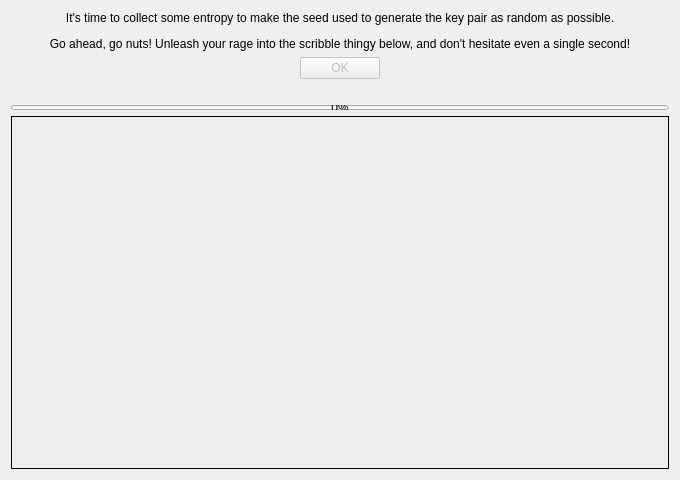
<?xml version="1.0" encoding="UTF-8"?>
<ui version="4.0">
 <class>EntropyDialog</class>
 <widget class="QDialog" name="EntropyDialog">
  <property name="geometry">
   <rect>
    <x>0</x>
    <y>0</y>
    <width>680</width>
    <height>480</height>
   </rect>
  </property>
  <property name="minimumSize">
   <size>
    <width>680</width>
    <height>480</height>
   </size>
  </property>
  <property name="maximumSize">
   <size>
    <width>680</width>
    <height>480</height>
   </size>
  </property>
  <property name="windowTitle">
   <string>Entropy collector</string>
  </property>
  <property name="modal">
   <bool>true</bool>
  </property>
  <layout class="QVBoxLayout" name="verticalLayout_2">
   <item>
    <widget class="QLabel" name="labelEntropyDialogDesc">
     <property name="sizePolicy">
      <sizepolicy hsizetype="Minimum" vsizetype="Minimum">
       <horstretch>0</horstretch>
       <verstretch>0</verstretch>
      </sizepolicy>
     </property>
     <property name="maximumSize">
      <size>
       <width>16777215</width>
       <height>64</height>
      </size>
     </property>
     <property name="text">
      <string>&lt;html&gt;&lt;head/&gt;&lt;body&gt;&lt;p&gt;It's time to collect some entropy to make the seed used to generate the key pair as random as possible.&lt;/p&gt;&lt;p&gt;Go ahead, go nuts! Unleash your rage into the scribble thingy below, and don't hesitate even a single second!&lt;/p&gt;&lt;/body&gt;&lt;/html&gt;</string>
     </property>
     <property name="alignment">
      <set>Qt::AlignCenter</set>
     </property>
     <property name="wordWrap">
      <bool>true</bool>
     </property>
    </widget>
   </item>
   <item>
    <widget class="QDialogButtonBox" name="buttonBox">
     <property name="enabled">
      <bool>false</bool>
     </property>
     <property name="orientation">
      <enum>Qt::Horizontal</enum>
     </property>
     <property name="standardButtons">
      <set>QDialogButtonBox::Ok</set>
     </property>
     <property name="centerButtons">
      <bool>true</bool>
     </property>
    </widget>
   </item>
   <item>
    <spacer name="verticalSpacer">
     <property name="orientation">
      <enum>Qt::Vertical</enum>
     </property>
     <property name="sizeType">
      <enum>QSizePolicy::Fixed</enum>
     </property>
     <property name="sizeHint" stdset="0">
      <size>
       <width>20</width>
       <height>20</height>
      </size>
     </property>
    </spacer>
   </item>
   <item>
    <widget class="QProgressBar" name="progressBar">
     <property name="maximumSize">
      <size>
       <width>16777215</width>
       <height>5</height>
      </size>
     </property>
     <property name="maximum">
      <number>4096</number>
     </property>
     <property name="value">
      <number>0</number>
     </property>
    </widget>
   </item>
   <item>
    <widget class="QFrame" name="frame">
     <property name="sizePolicy">
      <sizepolicy hsizetype="Expanding" vsizetype="Expanding">
       <horstretch>0</horstretch>
       <verstretch>0</verstretch>
      </sizepolicy>
     </property>
     <property name="frameShape">
      <enum>QFrame::Box</enum>
     </property>
    </widget>
   </item>
  </layout>
 </widget>
 <resources/>
 <connections>
  <connection>
   <sender>buttonBox</sender>
   <signal>accepted()</signal>
   <receiver>EntropyDialog</receiver>
   <slot>accept()</slot>
   <hints>
    <hint type="sourcelabel">
     <x>248</x>
     <y>254</y>
    </hint>
    <hint type="destinationlabel">
     <x>157</x>
     <y>274</y>
    </hint>
   </hints>
  </connection>
  <connection>
   <sender>buttonBox</sender>
   <signal>rejected()</signal>
   <receiver>EntropyDialog</receiver>
   <slot>reject()</slot>
   <hints>
    <hint type="sourcelabel">
     <x>316</x>
     <y>260</y>
    </hint>
    <hint type="destinationlabel">
     <x>286</x>
     <y>274</y>
    </hint>
   </hints>
  </connection>
 </connections>
</ui>
